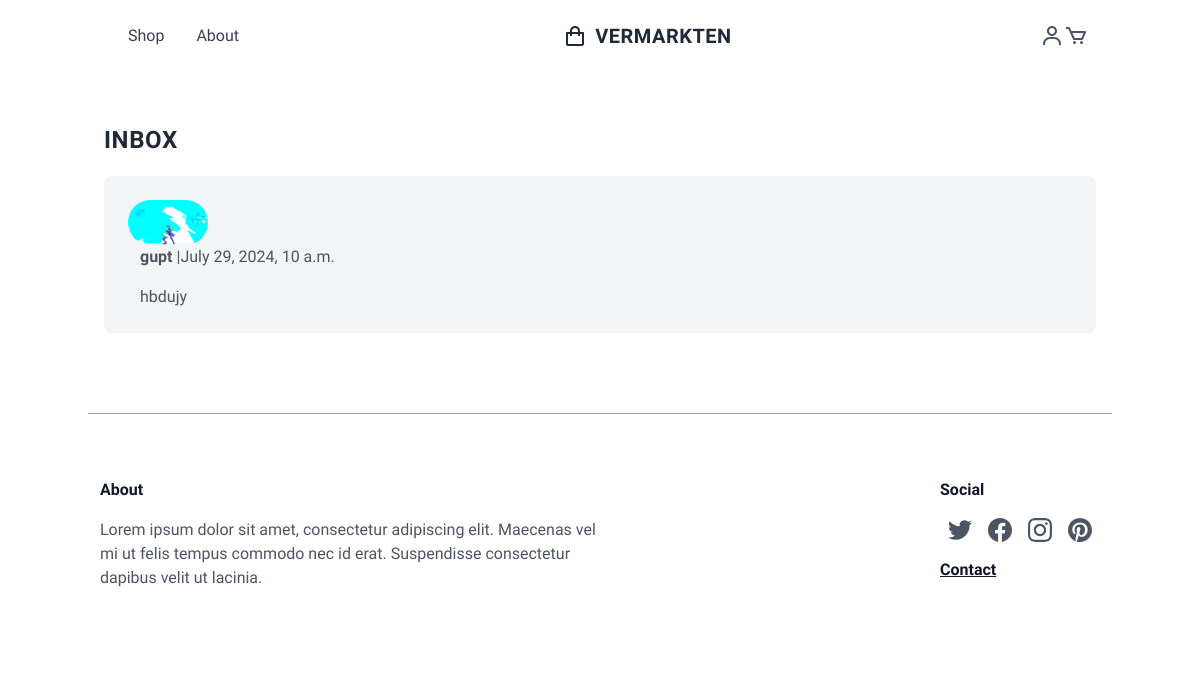
The page /inbox/ (signed in) on the database its author committed.
### home/models.py (models this page shows, shortened)
class Conversation(models.Model):
 item=models.ForeignKey(Item, related_name='conversation',on_delete=models.CASCADE)
 members=models.ManyToManyField(User,related_name='conversation')
 created_at=models.DateTimeField(auto_now_add=True)
 modified_at=models.DateTimeField(auto_now=True)
 class Meta:
   ordering=("-modified_at",)

class Item(models.Model):
 catagory=models.ForeignKey(Category,related_name="item",on_delete=models.CASCADE)
 name=models.CharField(max_length=255)
 description=models.TextField(blank=True,null=True)
 price=models.FloatField()
 image=models.ImageField(blank=True,null=True)
 is_sold=models.BooleanField(default=False)
 created_by=models.ForeignKey(User,related_name="item",on_delete=models.CASCADE)
 created_at=models.DateTimeField( auto_now_add=True)

### home/views.py (the view)
@login_required
def Inbox(request):
    conversations = models.Conversation.objects.filter(members__in=[request.user.id])
    return render(request, 'inbox.html',{
        'conversations':conversations
    })

### templates/inbox.html (shortened to what this page needs)
{%extends 'base.html' %}
{%block content%}
<h1 class="uppercase tracking-wide no-underline hover:no-underline font-bold text-gray-800 px-4 text-2xl py-5">Inbox </h1>
<div class="space-y-6 w-full px-4">
{% for conversation in conversations %}
    <a href="{%url 'messages' conversation.id %}">
    <div class="flex p-6 bg-gray-100 rounded-lg ">
        <div class="pr-6">
        <img class="w-20  rounded-full" src="{{conversation.item.image.url}}" alt="user photo">
        <div class="ml-3">
            {% for member in conversation.members.all %}
            {% if member != request.user%}
            <p class="mb-4"><strong>{{member.username}}</strong> |{{conversation.modified_at}}</p>
            <p>{{conversation.item.name}}</p>
            {% endif %}
            {% endfor %}
        </div>
    </div>
    </div>
 </a>
{% endfor %}
</div>
{% endblock%}

### templates/base.html (style rules this page uses)
.work-sans { font-family: 'Work Sans', sans-serif; }

### rows shown on the page
Conversation: item.image (picture), modified_at "July 29, 2024, 10 a.m.", item.name "hbdujy"

### other values the page prints
{{ member.username }} "gupt"
